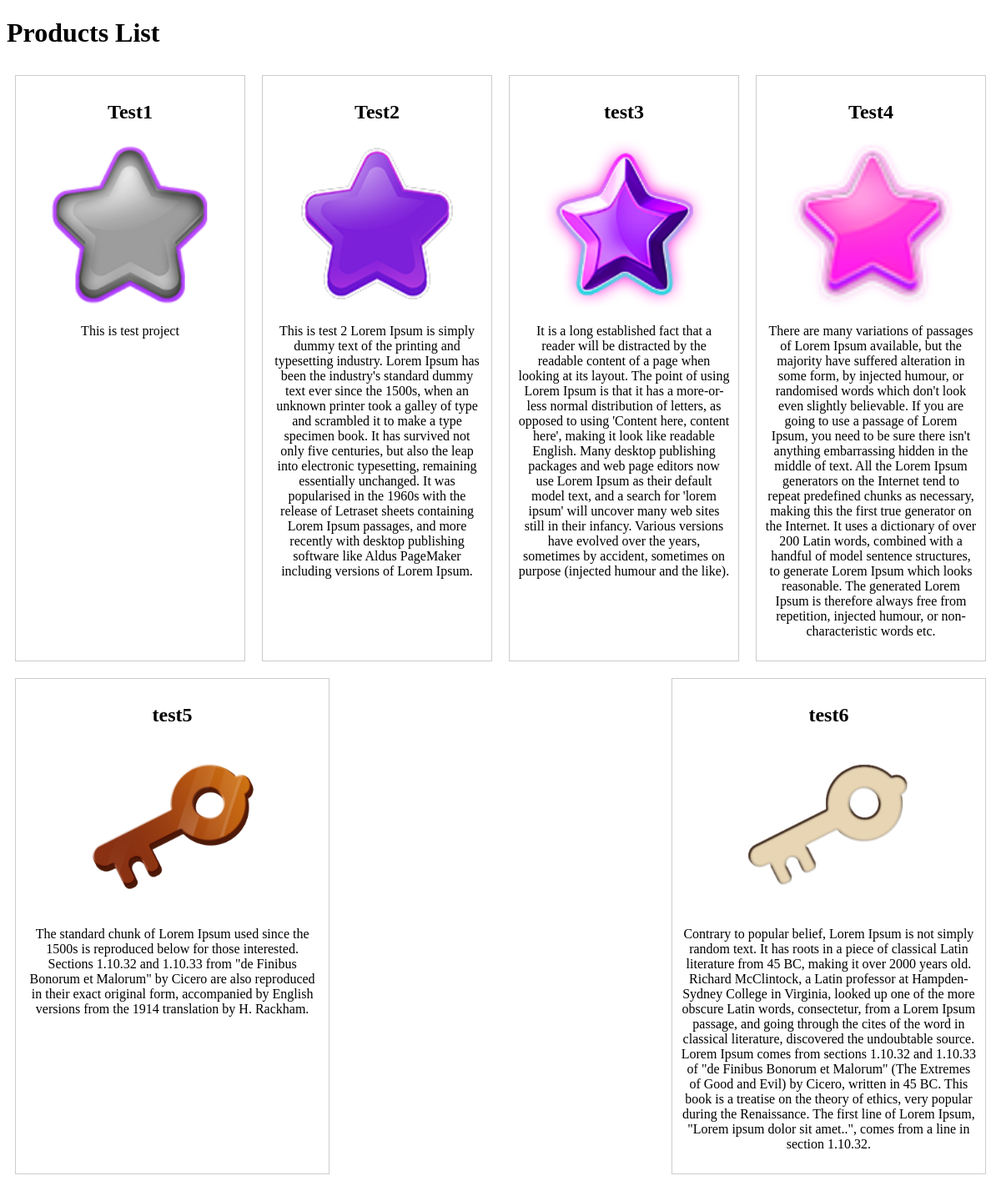
Screenshot of /products/ with the database file from the repository.
### gallery/models.py (models this page shows, shortened)
class Product(models.Model):
    name = models.CharField(max_length=255)
    description = models.TextField()
    image = models.ImageField(upload_to='products/')
    create_at = models.DateTimeField(auto_now_add=True)
    updated_at = models.DateTimeField(auto_now=True)

### gallery/views.py (the view)
# urls.py: path('products/', views.product_list, name='product_list'),
def product_list(request):
    products = Product.objects.all()
    return render(request, 'gallery/products_list.html', {'products' : products})

### gallery/templates/gallery/products_list.html (shortened to what this page needs)
<!DOCTYPE html>
<html lang="en">
<head>
</head>
<body>
    <h1>Products List</h1>
    <ul class="product-list">
        {% for product in products %}
            <li class="product-item">
                <h2>{{ product.name }}</h2>
                <a href="=#">
                    <img src = "{{product.image.url}}" alt = "{{product.name}}" style ="width: 200px;" />
                </a>
                <p>{{ product.description }}</p>
            </li>
        {% endfor %}
    </ul>
</body>
</html>

### gallery/templates/gallery/products_list.html (style rules this page uses)
.product-list { display: flex; flex-wrap: wrap; justify-content: space-between; list-style: none; padding: 0; }
.product-item { flex: 1; max-width: 30%; margin: 10px; border: 1px solid #ccc; padding: 10px; text-align: center; }

### rows the page displays
Product: name "Test1", image (picture), description "This is test project"
Product: name "Test2", image (picture), description "This is test 2 Lorem Ipsum is simply dummy text of the printing and typesetting industry. Lorem Ipsum has been the industry's standard dummy text ever since the 1500s, when an unknown printer took a galley of type and scrambled it to make a type specimen book. It has survived not only five centuries, but also the leap into electronic typesetting, remaining essentially unchanged. It was popularised in the 1960s with the release of Letraset sheets containing Lorem Ipsum passages, and more recently with desktop publishing software like Aldus PageMaker including versions of Lorem Ipsum."
Product: name "test3", image (picture), description "It is a long established fact that a reader will be distracted by the readable content of a page when looking at its layout. The point of using Lorem Ipsum is that it has a more-or-less normal distribution of letters, as opposed to using 'Content here, content here', making it look like readable English. Many desktop publishing packages and web page editors now use Lorem Ipsum as their default model text, and a search for 'lorem ipsum' will uncover many web sites still in their infancy. Various versions have evolved over the years, sometimes by accident, sometimes on purpose (injected humour and the like)."
Product: name "Test4", image (picture), description "There are many variations of passages of Lorem Ipsum available, but the majority have suffered alteration in some form, by injected humour, or randomised words which don't look even slightly believable. If you are going to use a passage of Lorem Ipsum, you need to be sure there isn't anything embarrassing hidden in the middle of text. All the Lorem Ipsum generators on the Internet tend to repeat predefined chunks as necessary, making this the first true generator on the Internet. It uses a dictionary of over 200 Latin words, combined with a handful of model sentence structures, to generate Lorem Ipsum which looks reasonable. The generated Lorem Ipsum is therefore always free from…"
Product: name "test5", image (picture), description "The standard chunk of Lorem Ipsum used since the 1500s is reproduced below for those interested. Sections 1.10.32 and 1.10.33 from \"de Finibus Bonorum et Malorum\" by Cicero are also reproduced in their exact original form, accompanied by English versions from the 1914 translation by H. Rackham."
Product: name "test6", image (picture), description "Contrary to popular belief, Lorem Ipsum is not simply random text. It has roots in a piece of classical Latin literature from 45 BC, making it over 2000 years old. Richard McClintock, a Latin professor at Hampden-Sydney College in Virginia, looked up one of the more obscure Latin words, consectetur, from a Lorem Ipsum passage, and going through the cites of the word in classical literature, discovered the undoubtable source. Lorem Ipsum comes from sections 1.10.32 and 1.10.33 of \"de Finibus Bonorum et Malorum\" (The Extremes of Good and Evil) by Cicero, written in 45 BC. This book is a treatise on the theory of ethics, very popular during the Renaissance. The first line of Lorem Ipsum,…"
